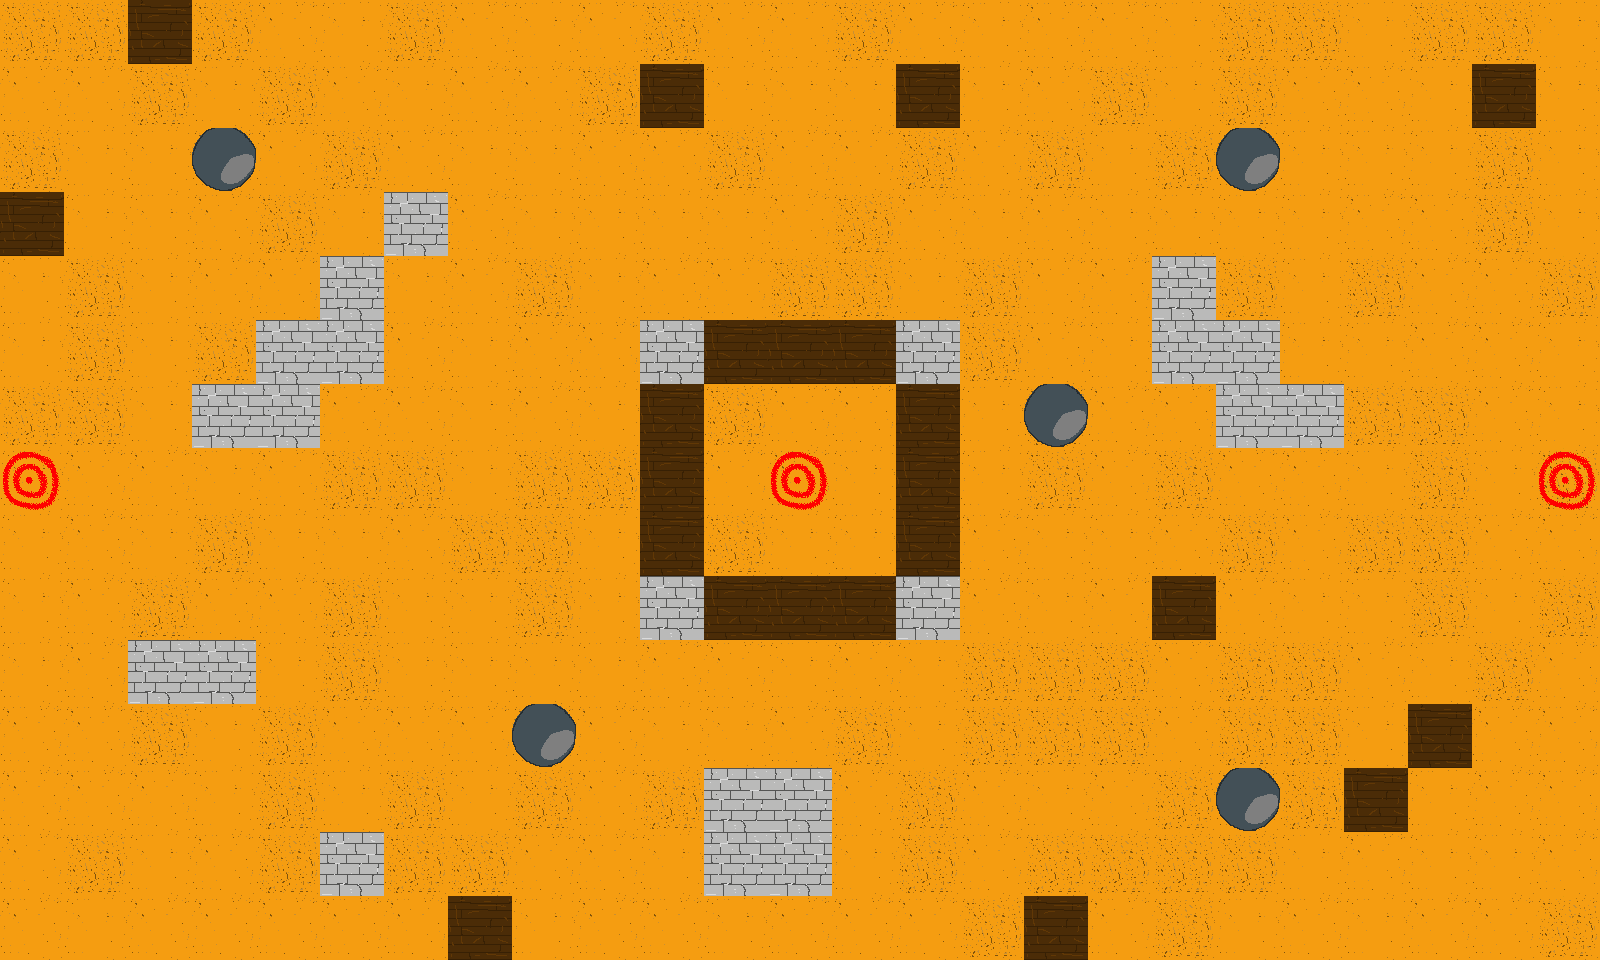

A 2D game scene composited from a Tiled map and its tileset images. What follows is a short description and the map's XML, with every tile layer's data as written:
An orthogonal 25x15 tile map with 64x64 px tiles, 2 tile layers (back, front).

<map version="1.2" tiledversion="1.2.1" orientation="orthogonal" renderorder="left-up" width="25" height="15" tilewidth="64" tileheight="64" infinite="0" nextlayerid="3" nextobjectid="1">
 <tileset firstgid="1" source="tileset.tsx" />
 <layer id="1" name="back" width="25" height="15">
  <data encoding="csv">
11,11,12,11,12,13,11,12,13,12,11,12,12,11,12,13,12,12,13,11,11,13,11,11,13,
12,12,11,13,11,12,13,12,12,11,12,13,13,13,13,13,12,11,13,11,12,12,13,12,13,
11,13,13,12,12,11,12,13,13,12,12,11,12,12,11,12,11,13,11,13,13,13,13,11,13,
12,13,13,12,11,13,11,12,13,13,13,13,12,11,12,13,12,13,13,13,13,12,12,11,13,
13,11,13,12,12,12,13,12,11,13,12,12,11,11,13,11,12,12,12,11,13,11,12,12,11,
13,11,13,11,13,13,12,13,12,12,12,13,12,11,11,11,12,13,13,12,13,13,12,12,13,
11,11,13,11,11,12,12,13,12,13,13,11,12,12,12,13,11,12,12,11,11,11,11,12,13,
13,12,12,13,12,11,11,13,11,11,11,12,12,13,13,13,11,12,11,12,12,13,11,13,11,
13,12,13,11,13,13,12,11,11,13,13,11,13,13,13,12,13,13,12,11,12,11,11,12,12,
13,12,11,12,12,11,13,13,11,13,13,11,12,12,11,12,13,12,13,12,13,13,11,13,11,
13,12,13,13,13,11,13,13,13,13,12,12,13,12,13,11,11,11,12,11,11,12,13,11,12,
12,12,11,13,11,12,12,12,12,12,13,13,12,11,13,11,11,11,12,11,11,13,12,12,12,
12,12,12,13,11,13,11,13,11,12,11,12,11,12,11,12,13,12,11,12,11,11,13,12,12,
12,11,13,12,11,13,11,11,12,12,13,13,13,13,11,12,11,11,11,11,13,12,13,13,12,
12,13,12,12,12,12,12,12,13,12,12,13,12,12,12,11,12,12,11,13,12,13,12,12,11
</data>
 </layer>
 <layer id="2" name="front" width="25" height="15">
  <data encoding="csv">
0,0,6,0,0,0,0,0,0,0,0,0,0,0,0,0,0,0,0,0,0,0,0,0,0,
0,0,0,0,0,0,0,0,0,0,6,0,0,0,6,0,0,0,0,0,0,0,0,6,0,
0,0,0,10,0,0,0,0,0,0,0,0,0,0,0,0,0,0,0,10,0,0,0,0,0,
6,0,0,0,0,0,9,0,0,0,0,0,0,0,0,0,0,0,0,0,0,0,0,0,0,
0,0,0,0,0,9,0,0,0,0,0,0,0,0,0,0,0,0,9,0,0,0,0,0,0,
0,0,0,0,9,9,0,0,0,0,9,6,6,6,9,0,0,0,9,9,0,0,0,0,0,
0,0,0,9,9,0,0,0,0,0,6,0,0,0,6,0,10,0,0,9,9,0,0,0,0,
7,0,0,0,0,0,0,0,0,0,6,0,7,0,6,0,0,0,0,0,0,0,0,0,7,
0,0,0,0,0,0,0,0,0,0,6,0,0,0,6,0,0,0,0,0,0,0,0,0,0,
0,0,0,0,0,0,0,0,0,0,9,6,6,6,9,0,0,0,6,0,0,0,0,0,0,
0,0,9,9,0,0,0,0,0,0,0,0,0,0,0,0,0,0,0,0,0,0,0,0,0,
0,0,0,0,0,0,0,0,10,0,0,0,0,0,0,0,0,0,0,0,0,0,6,0,0,
0,0,0,0,0,0,0,0,0,0,0,9,9,0,0,0,0,0,0,10,0,6,0,0,0,
0,0,0,0,0,9,0,0,0,0,0,9,9,0,0,0,0,0,0,0,0,0,0,0,0,
0,0,0,0,0,0,0,6,0,0,0,0,0,0,0,0,6,0,0,0,0,0,0,0,0
</data>
 </layer>
</map>